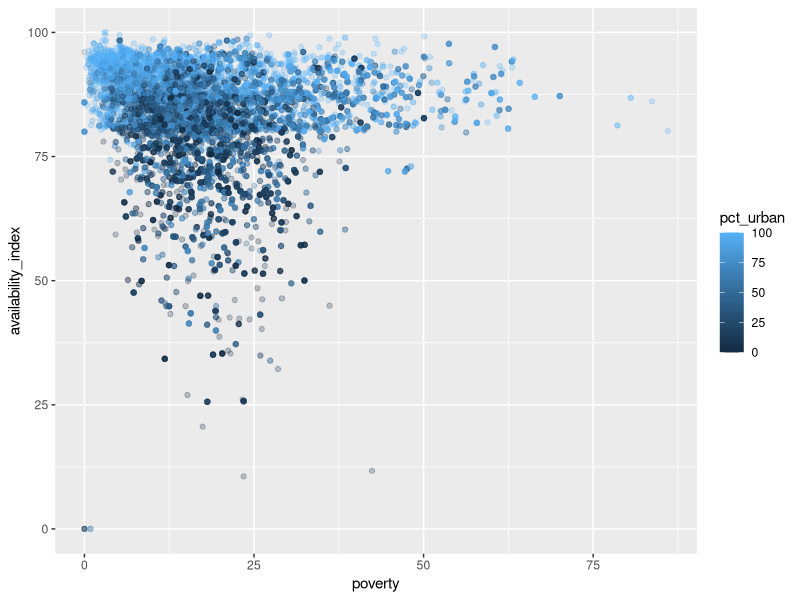
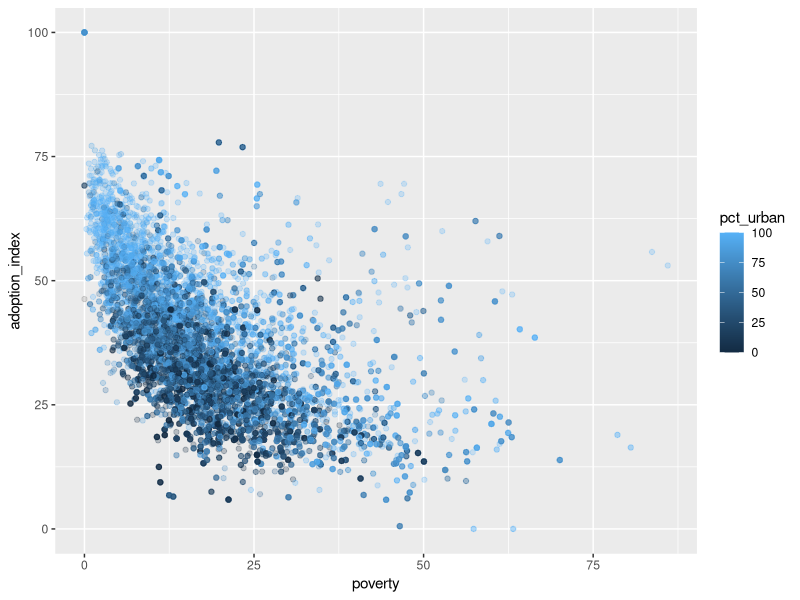
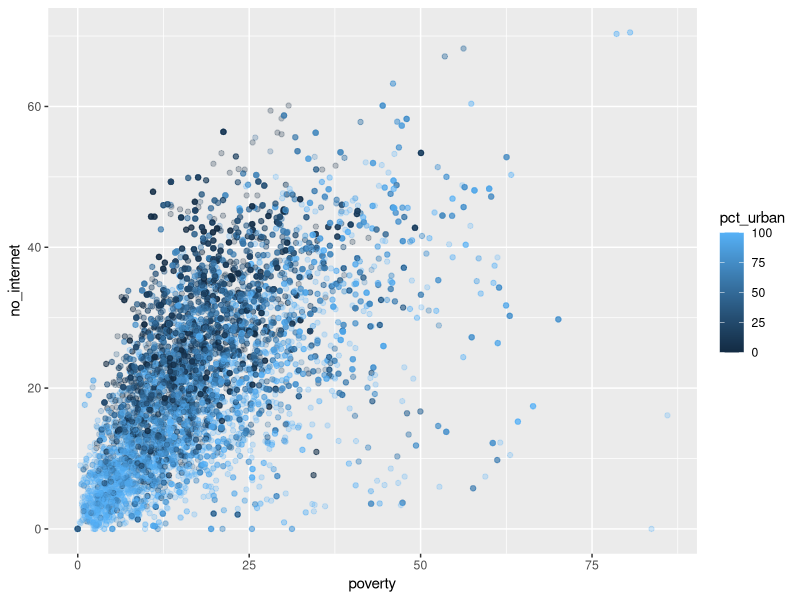
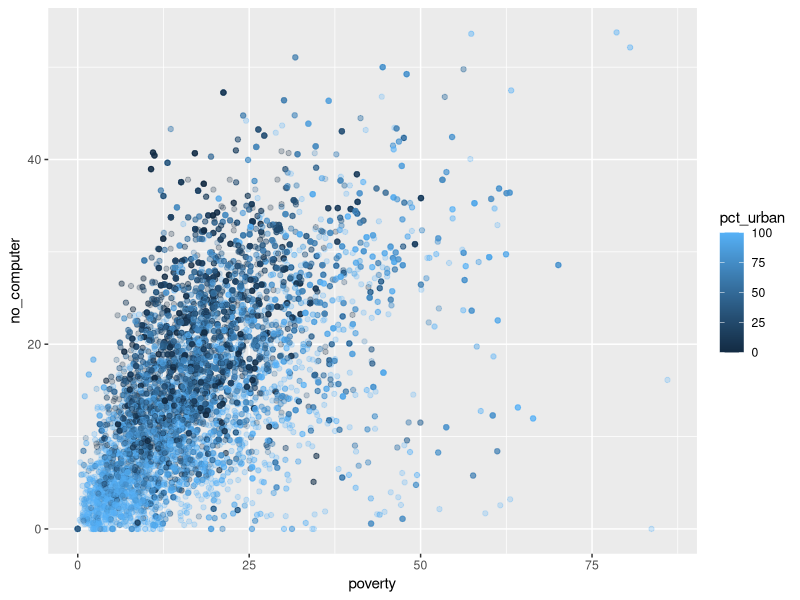
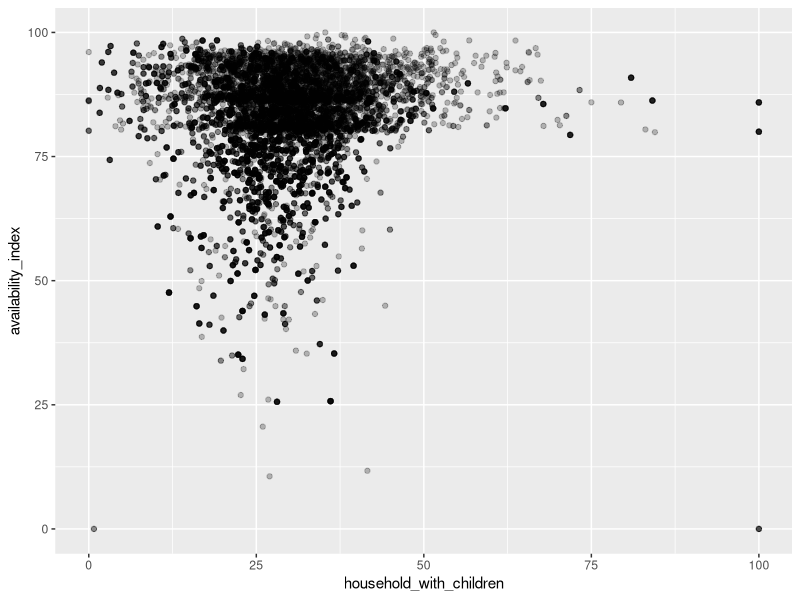
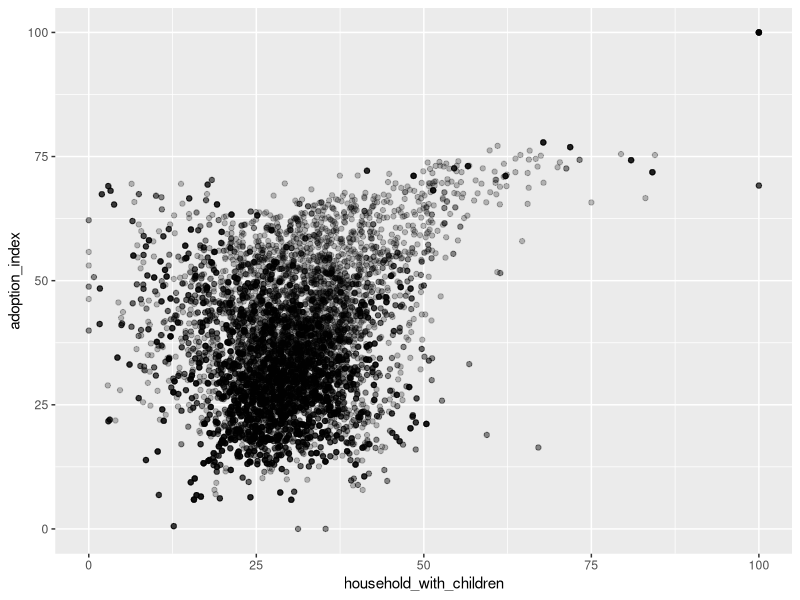
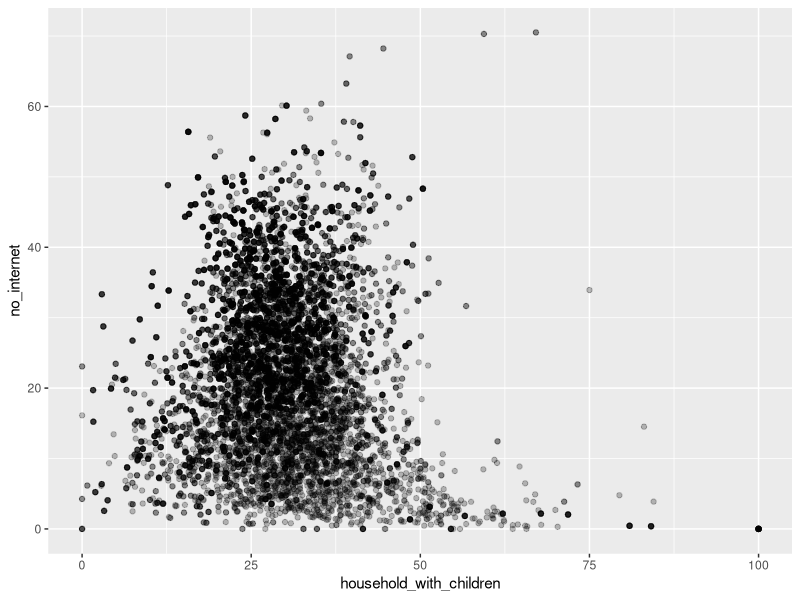
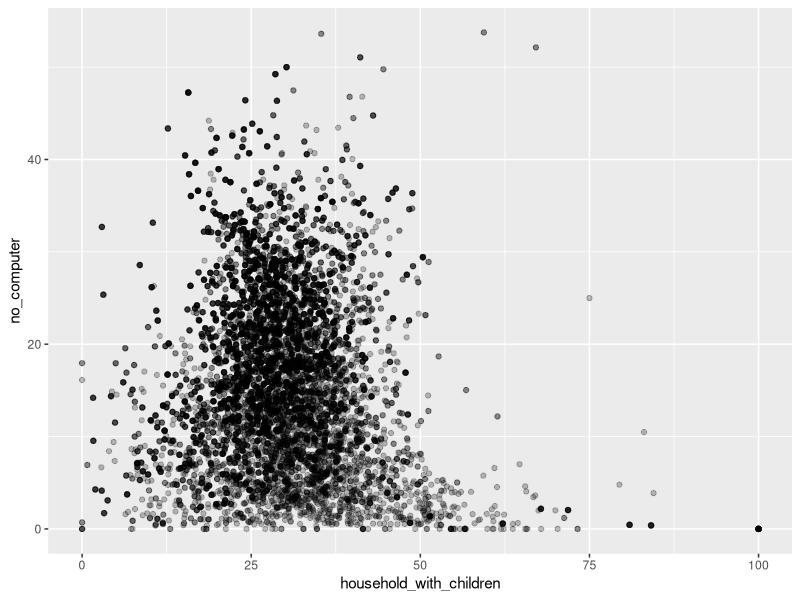

Write the R code that produced these figures, in order.
## ---- chunk 1
knitr::opts_chunk$set(echo = TRUE, message = FALSE, warning = FALSE)
## ---- chunk 2
library(tidyverse)
## ---- chunk 3
# upload & clean data via https://data-nconemap.opendata.arcgis.com/datasets/broadbandindices-bytract-allyears
# all variables are percentages unless otherwise noted in names
broadband <- read.csv("NC_Broadband_Indices.csv")
broadband <- broadband %>% 
  rename(tract = NAMELSAD, fips = FIPS, county = County_Name, `25/3` = Percent_Pop__25_3, 
         `100/20` = Percent_Pop__100_20, fiber = Percent_Pop__Fiber, upload_download_ratio = Up_Down_Ratio, 
         household_density = Hhld__Density, homes_after_2010 = Percent_Age_Home, 
         no_providers = Percent_Pop__No_Prov_, dsl = Percent_Pop__DSL_Only, availability_index = Availability, 
         subscription = Percent_Bbnd__Sub, `18-34` = Percent_Ages_18_34, bachelors = Percent_Bach_, 
         household_with_children = Percent_Hhlds__Children, wfh = Percent_Work_from_home,
         `65+` = Percent_Ages_65_and_over, no_internet = Percent_No_Int__Access, 
         no_computer = Percent_No_Comp__Devices, poverty = Percent_Poverty, disability = Percent_Disability, 
         limited_english = Percent_Lim__English, adoption_index = Adoption, year = YEAR) %>% 
  select(3, 9:32)

# upload race data via American Community Survey
race <- read.csv("NC_Race.csv")
broadband <- inner_join(broadband, race) %>% 
  rename(pacific_islander = pacific.islander)

# upload urban/rural data via U.S. Census Bureau
urban_rural <- read.csv("NC_Urban_Rural.csv")
broadband <- inner_join(broadband, urban_rural)
broadband$pct_urban <- as.double(broadband$pct_urban)
broadband$pct_rural <- as.double(broadband$pct_rural)

# upload & clean data via https://sites.google.com/dpi.nc.gov/dlmi/state-dlmi-reports/school-level-reports?authuser=0
home_internet <- read.csv("NC_Students_with_Internet_Access_at_Home.csv")
home_internet <- home_internet %>% 
  rename(number = School.Number, name = School.Name1, lea = LEA.Name, 
         access = `X223.....of.Students.with.Home.Internet.Access`)
home_internet$access[home_internet$access == ""] <- NA

# shared, for 2019-2020
dlmi <- read.csv("NC_DLMI.csv")
dlmi <- dlmi %>% 
  rename(region = SBE.Region, psu = PSUCODE, number = SCHOOL.CODE, name = SCHOOL.NAME, 
         access = X2019.20...of.Students.with.Home.Internet.Access)
dlmi$access <- as.integer(dlmi$access)
dlmi$region[dlmi$region == ""] <- NA
dlmi$region[dlmi$region == "#N/A"] <- NA
## ---- chunk 4
# check missingness
broadband %>% 
  count(is.na(availability_index))

broadband %>% 
  count(is.na(adoption_index))

broadband %>% 
  count(is.na(no_internet))

broadband %>% 
  count(is.na(no_computer))

broadband %>% 
  filter(is.na(availability_index) | is.na(adoption_index) | is.na(no_internet) | is.na(no_computer))

# calculate summary statistics
broadband %>% 
  filter(!is.na(availability_index) & !is.na(adoption_index) & !is.na(no_internet) & !is.na(no_computer)) %>% 
  summarize(median_availability = median(availability_index), mean_availability = mean(availability_index),
            median_adoption = median(adoption_index), mean_adoption = mean(adoption_index),
            median_no_internet = median(no_internet), mean_no_internet = mean(no_internet),
            median_no_computer = median(no_internet), mean_no_computer = mean(no_internet))

# by county & year
broadband %>% 
  group_by(county, year) %>% 
  filter(!is.na(availability_index) & !is.na(adoption_index) & !is.na(no_internet) & !is.na(no_computer)) %>% 
  summarize(mean_availability = mean(availability_index), mean_adoption = mean(adoption_index),
            mean_no_internet = mean(no_internet), mean_no_computer = mean(no_internet))

home_internet %>% 
  count(access) %>% 
  mutate(prop = n / sum(n))

home_internet %>% 
  group_by(lea) %>% 
  count(access)

dlmi %>% 
  group_by(region) %>% 
  summarize(median = median(access, na.rm = TRUE))
## ---- chunk 5
ggplot(data = broadband, mapping = aes(x = poverty, y = availability_index)) +
  geom_point(mapping = aes(color = pct_urban), alpha = 0.25)

ggplot(data = broadband, mapping = aes(x = poverty, y = adoption_index)) +
  geom_point(mapping = aes(color = pct_urban), alpha = 0.25)

ggplot(data = broadband, mapping = aes(x = poverty, y = no_internet)) +
  geom_point(mapping = aes(color = pct_urban), alpha = 0.25)

ggplot(data = broadband, mapping = aes(x = poverty, y = no_computer)) +
  geom_point(mapping = aes(color = pct_urban), alpha = 0.25)

ggplot(data = broadband, mapping = aes(x = household_with_children, y = availability_index)) +
  geom_point(alpha = 0.25)

ggplot(data = broadband, mapping = aes(x = household_with_children, y = adoption_index)) +
  geom_point(alpha = 0.25)

ggplot(data = broadband, mapping = aes(x = household_with_children, y = no_internet)) +
  geom_point(alpha = 0.25)

ggplot(data = broadband, mapping = aes(x = household_with_children, y = no_computer)) +
  geom_point(alpha = 0.25)

broadband %>% 
  mutate(pct_black = black / total) %>% 
  ggplot(data = ., mapping = aes(x = pct_black, y = availability_index)) +
  geom_point(alpha = 0.25)

broadband %>% 
  mutate(pct_black = black / total) %>% 
  ggplot(data = ., mapping = aes(x = pct_black, y = adoption_index)) +
  geom_point(alpha = 0.25)

broadband %>% 
  mutate(pct_black = black / total) %>% 
  ggplot(data = ., mapping = aes(x = pct_black, y = no_internet)) +
  geom_point(alpha = 0.25)

broadband %>% 
  mutate(pct_black = black / total) %>% 
  ggplot(data = ., mapping = aes(x = pct_black, y = no_computer)) +
  geom_point(alpha = 0.25)

ggplot(data = dlmi, mapping = aes(x = region, y = access)) +
  geom_point(alpha = 0.25)
